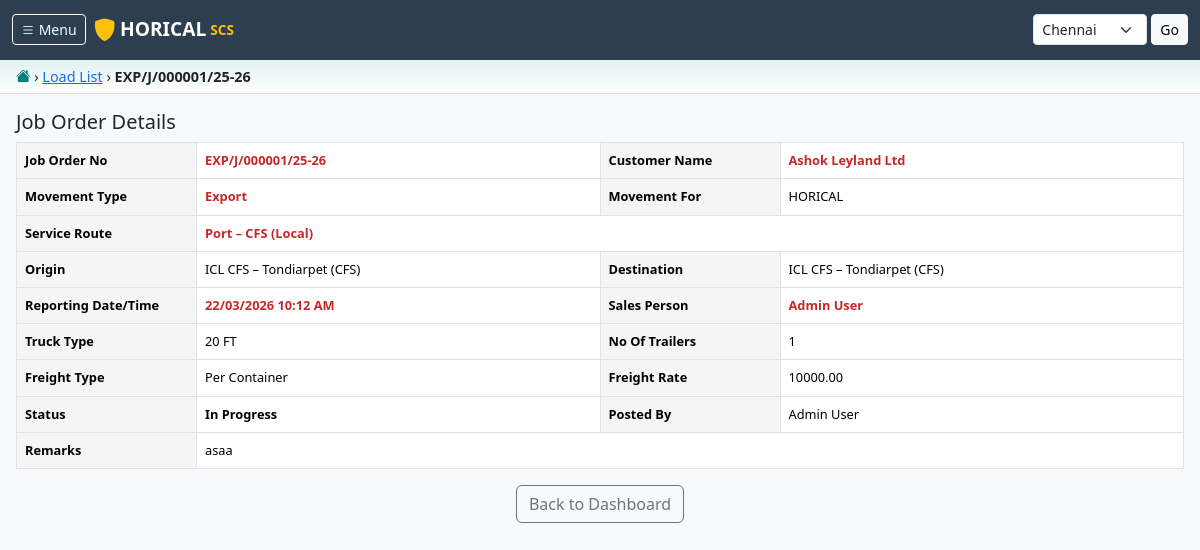
Page /jobs/1/detail/ (signed in) on the committed database.
### jobs/models.py (models this page shows, shortened)
class JobOrder(models.Model):
    class Status(models.TextChoices):
        DRAFT = 'DRAFT', 'Draft'
        POSTED = 'POSTED', 'Posted'
        PLANNED = 'PLANNED', 'Planned'
        PLACED = 'PLACED', 'Placed'
        IN_PROGRESS = 'IN_PROGRESS', 'In Progress'
        COMPLETED = 'COMPLETED', 'Completed'
        POD_PENDING = 'POD_PENDING', 'POD Pending'
        BILLED = 'BILLED', 'Billed'
        CANCELLED = 'CANCELLED', 'Cancelled'
    class MovementType(models.TextChoices):
        EXPORT = 'EXPORT', 'Export'
        IMPORT = 'IMPORT', 'Import'
        EMPTY = 'EMPTY', 'Empty'
        LOCAL = 'LOCAL', 'Local'
    class MovementFor(models.TextChoices):
        CALYX = 'CALYX', 'HORICAL'
        OTHER = 'OTHER', 'Other'
    class MoveBy(models.TextChoices):
        ON_WHEEL = 'ON_WHEEL', 'SCS'
        LCL = 'LCL', 'CFS'
    class ServiceType(models.TextChoices):
        LOCAL = 'LOCAL', 'Local'
        EXIM = 'EXIM', 'EXIM'
        LONG_HAUL = 'LONG_HAUL', 'Long Haul'
    class LoadPreference(models.TextChoices):
        ONE_TIME = 'ONE_TIME', 'One Time'
        REGULAR = 'REGULAR', 'Regular'
    MOVEMENT_PREFIX_MAP = {
        'EXPORT': 'EXP',
        'IMPORT': 'IMP',
        'EMPTY': 'MTY',
        'LOCAL': 'LOC',
    }
    job_order_no = models.CharField(max_length=30, unique=True, editable=False)
    branch = models.ForeignKey(
        'masters.Branch', on_delete=models.PROTECT, related_name='job_orders'
    )
    status = models.CharField(
        max_length=20, choices=Status.choices, default=Status.DRAFT
    )
    job_date = models.DateTimeField(auto_now_add=True)
    customer = models.ForeignKey(
        'masters.Customer', on_delete=models.PROTECT, related_name='job_orders'
    )
    customer_email = models.CharField(max_length=200, blank=True)
    customer_contact_no = models.CharField(max_length=20, blank=True)
    customer_client = models.CharField(max_length=200, blank=True)
    customer_job_no = models.CharField(max_length=50, blank=True)
    movement_type = models.CharField(
        max_length=10, choices=MovementType.choices, default=MovementType.EXPORT
    )
    movement_for = models.CharField(
        max_length=10, choices=MovementFor.choices, default=MovementFor.CALYX
    )
    move_by = models.CharField(
        max_length=10, choices=MoveBy.choices, default=MoveBy.ON_WHEEL
    )
    service_type = models.CharField(
        max_length=15, choices=ServiceType.choices, default=ServiceType.LOCAL
    )
    service_route = models.ForeignKey(
        'masters.ServiceRoute', on_delete=models.SET_NULL,
        null=True, blank=True, related_name='job_orders'
    )
    lane = models.ForeignKey(
        'masters.Lane', on_delete=models.SET_NULL,
        null=True, blank=True, related_name='job_orders'
    )
    origin = models.ForeignKey(
        'masters.Location', on_delete=models.SET_NULL,
        null=True, blank=True, related_name='job_orders_origin'
    )
    destination = models.ForeignKey(
        'masters.Location', on_delete=models.SET_NULL,
        null=True, blank=True, related_name='job_orders_destination'
    )
    stuffing_point = models.ForeignKey(
        'masters.Location', on_delete=models.SET_NULL,
        null=True, blank=True, related_name='job_orders_stuffing'
    )
    stuffing_date = models.DateField(null=True, blank=True)
    material_type = models.ForeignKey(
        'masters.MaterialType', on_delete=models.SET_NULL,
        null=True, blank=True, related_name='job_orders'
    )
    truck_type = models.ForeignKey(
        'masters.TruckType', on_delete=models.SET_NULL,
        null=True, blank=True, related_name='job_orders'
    )
    no_of_trailers = models.PositiveIntegerField(default=1)
    gross_weight_mt = models.DecimalField(
        max_digits=10, decimal_places=3, null=True, blank=True
    )
    freight_type = models.ForeignKey(
        'masters.FreightType', on_delete=models.SET_NULL,
        null=True, blank=True, related_name='job_orders'
    )
    offered_freight_rate = models.DecimalField(
        max_digits=12, decimal_places=2, default=0
    )
    adv_receipt_amount = models.DecimalField(
        max_digits=12, decimal_places=2, default=0
    )
    payment_day = models.PositiveIntegerField(default=0)
    load_preference = models.CharField(
        max_length=10, choices=LoadPreference.choices, default=LoadPreference.ONE_TIME
    )
    reporting_datetime = models.DateTimeField(null=True, blank=True)
    cut_off_datetime = models.DateTimeField(null=True, blank=True)
    do_validity_datetime = models.DateTimeField(null=True, blank=True)
    sales_person = models.ForeignKey(
        settings.AUTH_USER_MODEL, on_delete=models.SET_NULL,
        null=True, blank=True, related_name='sales_job_orders'
    )
    posted_by = models.ForeignKey(
        settings.AUTH_USER_MODEL, on_delete=models.SET_NULL,
        null=True, blank=True, related_name='posted_job_orders'
    )
    remarks = models.TextField(blank=True)
    customer_expectation = models.TextField(blank=True)
    cn_number = models.CharField(max_length=50, blank=True)
    created_at = models.DateTimeField(auto_now_add=True)
    updated_at = models.DateTimeField(auto_now=True)
    class Meta:
        ordering = ['-job_date']
        verbose_name = 'Job Order'
        verbose_name_plural = 'Job Orders'

### masters/models.py (models this page shows, shortened)
class Customer(models.Model):
    name = models.CharField(max_length=255)
    email = models.EmailField(blank=True)
    contact_no = models.CharField(max_length=15, blank=True)
    address = models.TextField(blank=True)
    gst_number = models.CharField(max_length=20, blank=True)
    is_active = models.BooleanField(default=True)
    class Meta:
        ordering = ['name']

class ServiceRoute(models.Model):
    name = models.CharField(max_length=200)
    service_type = models.CharField(max_length=20, choices=[
        ('LOCAL', 'Local'), ('EXIM', 'EXIM'), ('LONG_HAUL', 'Long Haul')
    ])
    is_active = models.BooleanField(default=True)
    def __str__(self):
        return self.name

class Location(models.Model):
    class LocationType(models.TextChoices):
        PORT = 'PORT', 'Port'
        CFS = 'CFS', 'CFS'
        MTY = 'MTY', 'Empty Yard (MTY)'
        LOC = 'LOC', 'Local Location'
        CITY = 'CITY', 'City'
    name = models.CharField(max_length=200)
    location_type = models.CharField(max_length=10, choices=LocationType.choices)
    code = models.CharField(max_length=30, blank=True)
    city = models.CharField(max_length=100, blank=True)
    state = models.CharField(max_length=100, blank=True)
    is_active = models.BooleanField(default=True)
    class Meta:
        ordering = ['name']
    def __str__(self):
        return f"{self.name} ({self.get_location_type_display()})"

class TruckType(models.Model):
    name = models.CharField(max_length=50)
    is_active = models.BooleanField(default=True)
    def __str__(self):
        return self.name

class FreightType(models.Model):
    name = models.CharField(max_length=50)
    is_active = models.BooleanField(default=True)
    def __str__(self):
        return self.name

### accounts/models.py (models this page shows, shortened)
class User(AbstractUser):
    class Role(models.TextChoices):
        ADMIN = 'ADMIN', 'Admin'
        SALES = 'SALES', 'Sales Team'
        ACCOUNTS = 'ACCOUNTS', 'Accounts Team'
        TRACKING = 'TRACKING', 'Tracking Team'
        CHA = 'CHA', 'CHA'
        FORWARDER = 'FORWARDER', 'Forwarder'
    role = models.CharField(max_length=20, choices=Role.choices, default=Role.SALES)
    phone = models.CharField(max_length=15, blank=True)
    branches = models.ManyToManyField('masters.Branch', blank=True, related_name='users')

### jobs/views.py (the view)
# urls.py: path('<int:pk>/detail/', views.job_detail, name='job_detail'),
@login_required
def job_detail(request, pk):
    job = get_object_or_404(
        JobOrder.objects.select_related(
            'branch', 'customer', 'service_route', 'lane',
            'origin', 'destination', 'stuffing_point',
            'material_type', 'truck_type', 'freight_type',
            'sales_person', 'posted_by',
        ),
        pk=pk
    )
    context = {'job': job}
    return render(request, 'jobs/job_detail.html', context)

### accounts/context_processors.py (called while the page is built)
def branch_context(request):
    context = {
        'current_branch': getattr(request, 'current_branch', None),
        'user_branches': Branch.objects.none(),
    }
    if hasattr(request, 'user') and request.user.is_authenticated:
        if request.user.is_superuser:
            context['user_branches'] = Branch.objects.filter(is_active=True)
        else:
            context['user_branches'] = request.user.branches.filter(is_active=True)
    return context

### jobs/templates/jobs/job_detail.html (shortened to what this page needs)
{% extends "base.html" %}
{% block breadcrumb %}
<div class="breadcrumb-area">
    <a href="/"><i class="bi bi-house-fill"></i></a> &rsaquo;
    <a href="{% url 'jobs:load_list' %}">Load List</a> &rsaquo;
    <strong>{{ job.job_order_no }}</strong>
</div>
{% endblock %}
{% block content %}
<div class="mt-2">
    <div class="d-flex justify-content-between mb-2">
        <h5 class="mb-0">Job Order Details</h5>
    </div>
    <table class="table table-bordered job-detail-table">
        <tr>
            <th>Job Order No</th>
            <td class="text-highlight">{{ job.job_order_no }}</td>
            <th>Customer Name</th>
            <td class="text-highlight">{{ job.customer.name }}</td>
        </tr>
        <tr>
            <th>Movement Type</th>
            <td class="text-highlight">{{ job.get_movement_type_display }}</td>
            <th>Movement For</th>
            <td>{{ job.get_movement_for_display }}</td>
        </tr>
        <tr>
            <th>Service Route</th>
            <td colspan="3" class="text-highlight">{{ job.service_route|default:"-" }}</td>
        </tr>
        <tr>
            <th>Origin</th>
            <td>{{ job.origin|default:"-" }}</td>
            <th>Destination</th>
            <td>{{ job.destination|default:"-" }}</td>
        </tr>
        <tr>
            <th>Reporting Date/Time</th>
            <td class="text-highlight">{{ job.reporting_datetime|date:"d/m/Y h:i A"|default:"-" }}</td>
            <th>Sales Person</th>
            <td class="text-highlight">{{ job.sales_person.get_full_name|default:"-" }}</td>
        </tr>
        <tr>
            <th>Truck Type</th>
            <td>{{ job.truck_type|default:"-" }}</td>
            <th>No Of Trailers</th>
            <td>{{ job.no_of_trailers }}</td>
        </tr>
        <tr>
            <th>Freight Type</th>
            <td>{{ job.freight_type|default:"-" }}</td>
            <th>Freight Rate</th>
            <td>{{ job.offered_freight_rate }}</td>
        </tr>
        <tr>
            <th>Status</th>
            <td><strong>{{ job.get_status_display }}</strong></td>
            <th>Posted By</th>
            <td>{{ job.posted_by.get_full_name|default:"-" }}</td>
        </tr>
        {% if job.remarks %}
        <tr><th>Remarks</th><td colspan="3">{{ job.remarks }}</td></tr>
        {% endif %}
    </table>
    <div class="text-center">
        <a href="/" class="btn btn-outline-secondary">Back to Dashboard</a>
    </div>
</div>
{% endblock %}

### static/css/custom.css (style rules this page uses)
:root { --horical-header-bg: #2c3e50; --horical-teal: #008080; --horical-light-teal: #e0f2f1; --horical-tab-active: #4fc3f7; --horical-tab-bg: #e3f2fd; --horical-btn-outline: #607d8b; --horical-red: #c62828; --horical-green: #2e7d32; }
body { font-family: Tahoma, 'Segoe UI', sans-serif; font-size: 0.875rem; background-color: #f8f9fa; }
.breadcrumb-area { background: linear-gradient(to bottom, var(--horical-light-teal), #ffffff); padding: 6px 16px; border-bottom: 1px solid #ddd; font-size: 0.9rem; }
.breadcrumb-area i { color: var(--horical-teal); }
.job-detail-table { font-size: 0.8rem; }
.job-detail-table th { background-color: #f5f5f5; width: 180px; font-weight: 600; }
.job-detail-table .text-highlight { color: var(--horical-red); font-weight: 600; }

### rows in the picture
JobOrder: job_order_no "EXP/J/000001/25-26", customer.name "Ashok Leyland Ltd", movement_type "Export", movement_for "HORICAL", service_route "Port – CFS (Local)", origin "ICL CFS – Tondiarpet (CFS)", destination "ICL CFS – Tondiarpet (CFS)", reporting_datetime "22/03/2026 10:12 AM", sales_person.get_full_name "Admin User", truck_type "20 FT", no_of_trailers "1", freight_type "Per Container", offered_freight_rate "10000.00", status "In Progress", posted_by.get_full_name "Admin User", remarks "asaa"

### other values in the picture
form field branch_id "Chennai"
